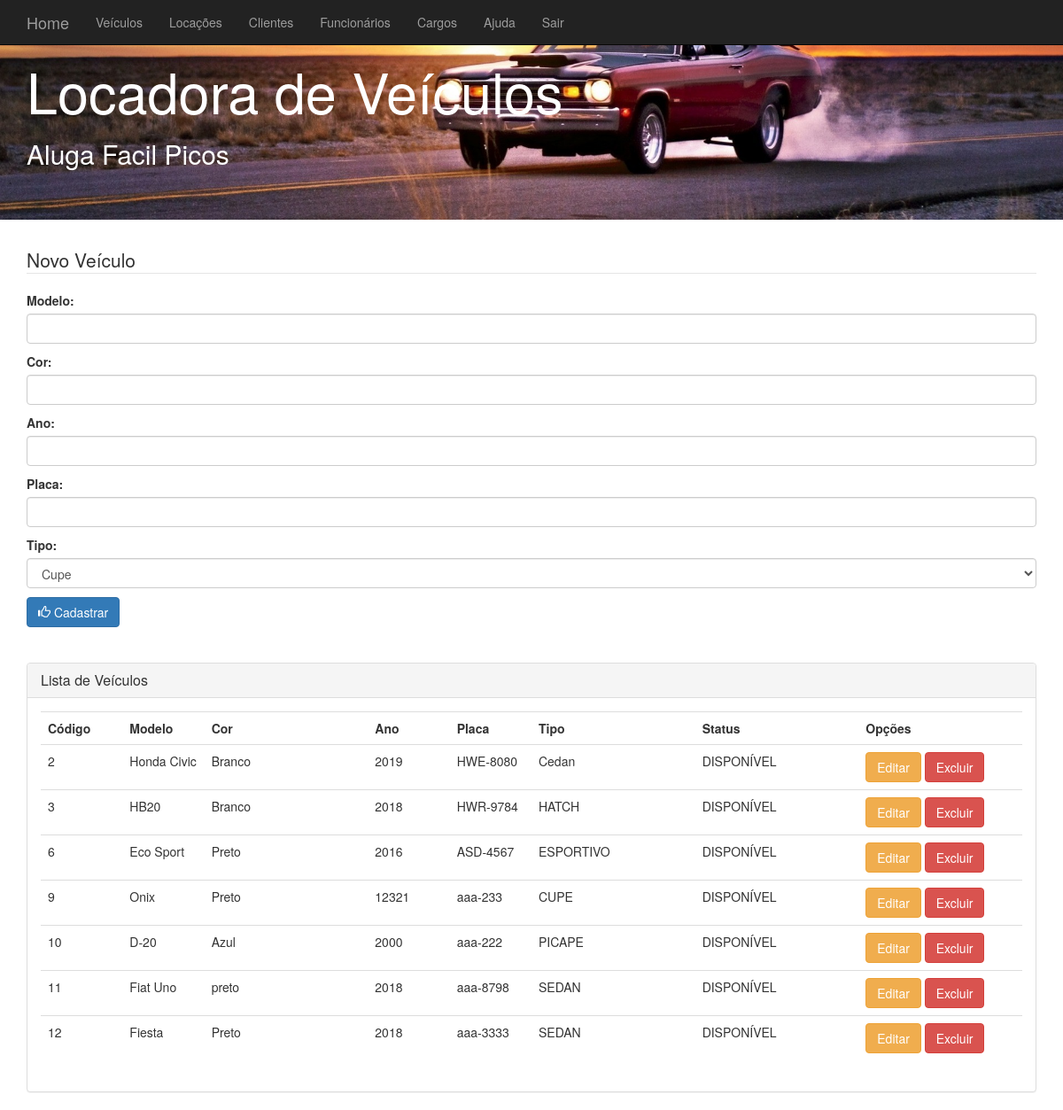
The page /veiculos/ on the database its author committed.
### core/models.py (models this page shows)
class Veiculo(models.Model):
    CUPE = 'CUPE'
    CROSSOVER = 'CROSSOVER'
    ESPORTIVO = 'ESPORTIVO'
    HATCH = 'HATCH'
    JIPE = 'JIPE'
    PICAPE = 'PICAPE'
    SEDAN = 'SEDAN'
    SUV = 'SUV'
    VAN = 'VAN E MINIVAM'
    TIPO = (
        (CUPE, 'Cupe'),
        (CROSSOVER, 'Crossover'),
        (ESPORTIVO, 'Esportivo'),
        (HATCH, 'Hacth'),
        (JIPE, 'Jipe'),
        (PICAPE, 'Picape'),
        (SEDAN, 'Sedan'),
        (SUV, 'SUV'),
        (VAN, 'Van/Minivam'),
    )
    DISPONIVEL = 'DISPONÍVEL'
    INDISPONIVEL = 'INDISPONÍVEL'
    STATUS_VEICULO = (
        (DISPONIVEL, 'Disponível'),
        (INDISPONIVEL,'Indisponível'),
    )
    modelo = models.CharField(max_length=200)
    cor = models.CharField(max_length=15)
    ano = models.IntegerField()
    placa = models.CharField(max_length=15)
    tipo = models.CharField(max_length=15, choices=TIPO)
    status = models.CharField(max_length=20, default='DISPONÍVEL')
    def __str__(self):
        return self.modelo

### core/views.py (the view)
# urls.py: path('veiculos/', veiculos, name='url_veiculo'),
def veiculos(request):
    data = {}
    dataToday = date.today()
    vei = Veiculo.objects.all()
    for v in vei:
        print(v)
        l = Locacao.objects.filter(veiculo=v.pk).filter( data_devolucao__gte = dataToday)
        if l.count() > 0:
            v.status = 'INDISPONÍVEL'
    data['veiculos'] = vei
    if request.method == 'POST':
        form = VeiculoForm(request.POST)
        if form.is_valid():
            form.save()  # Salva
            return redirect('url_veiculo')
    else:
        data['form'] = VeiculoForm()
    return render(request, 'core/veiculos.html', data)

### core/forms.py
class VeiculoForm(forms.ModelForm):
    modelo = forms.CharField(widget=forms.TextInput(attrs={'class': 'form-control'}))
    cor = forms.CharField(widget=forms.TextInput(attrs={'class': 'form-control'}))
    ano = forms.CharField(widget=forms.NumberInput(attrs={'class': 'form-control'}))
    placa = forms.CharField(widget=forms.TextInput(attrs={'class': 'form-control'}))
    tipo = forms.ChoiceField(choices=Veiculo.TIPO,
                             widget=forms.Select(attrs={'class': 'form-control'}))
    class Meta:
        model = Veiculo
        fields = ['modelo','cor','ano','placa','tipo']

### core/templates/core/veiculos.html (shortened to what this page needs)
{% extends "core/base.html" %}
{% load static %}
{% block content %}
<div class="container">
  <form action="{% url 'url_veiculo' %}" method="post">
    <fieldset>
        <legend>Novo Veículo</legend>
        {{ form.as_p }}
        <button type="submit" class="btn btn-primary">
            <span class="glyphicon glyphicon-thumbs-up"></span>
            Cadastrar
      </button>
    </fieldset>
  </form>
</div>
<div class="container">
  <br /> <br />
</div>
<div class="container">
  <div class="panel panel-default">
      <div class="panel-heading">
        <h2 class="panel-title">Lista de Veículos</h2>
    </div>
    <div class="panel-body">
        <table class="table table-hover">
          <tr>
              <th>Código</th>
              <th>Modelo</th>
              <th>Cor</th>
              <th>Ano</th>
              <th>Placa</th>
              <th>Tipo</th>
              <th>Status</th>
              <th>Opções</th>
          </tr>
            {% for veiculo in veiculos %}
            <tr>
              <td class="col-md-1">{{ veiculo.id }}</td>
              <td class="col-md-1">{{ veiculo.modelo }}</td>
              <td class="col-md-2">{{ veiculo.cor }}</td>
              <td class="col-md-1">{{ veiculo.ano }}</td>
              <td class="col-md-1">{{ veiculo.placa }}</td>
              <td class="col-md-2">{{ veiculo.tipo }}</td>
              <td class="col-md-2">{{ veiculo.status }}</td>
              <td class="col-md-3">
                  <a class="btn btn-warning" href="{% url 'url_atualizaveiculo' veiculo.pk %}" role="button">Editar</a>
                  <a class="btn btn-danger" href="{% url 'url_removerveiculo' veiculo.pk %}" role="button">Excluir</a>
              </td>
            </tr>
            {% endfor %}
          </table>
    </div>
  </div>
</div>
{% endblock %}

### rows shown on the page
Veiculo: id "2", modelo "Honda Civic", cor "Branco", ano "2019", placa "HWE-8080", tipo "Cedan", status "DISPONÍVEL"
Veiculo: id "3", modelo "HB20", cor "Branco", ano "2018", placa "HWR-9784", tipo "HATCH", status "DISPONÍVEL"
Veiculo: id "6", modelo "Eco Sport", cor "Preto", ano "2016", placa "ASD-4567", tipo "ESPORTIVO", status "DISPONÍVEL"
Veiculo: id "9", modelo "Onix", cor "Preto", ano "12321", placa "aaa-233", tipo "CUPE", status "DISPONÍVEL"
Veiculo: id "10", modelo "D-20", cor "Azul", ano "2000", placa "aaa-222", tipo "PICAPE", status "DISPONÍVEL"
Veiculo: id "11", modelo "Fiat Uno", cor "preto", ano "2018", placa "aaa-8798", tipo "SEDAN", status "DISPONÍVEL"
Veiculo: id "12", modelo "Fiesta", cor "Preto", ano "2018", placa "aaa-3333", tipo "SEDAN", status "DISPONÍVEL"
